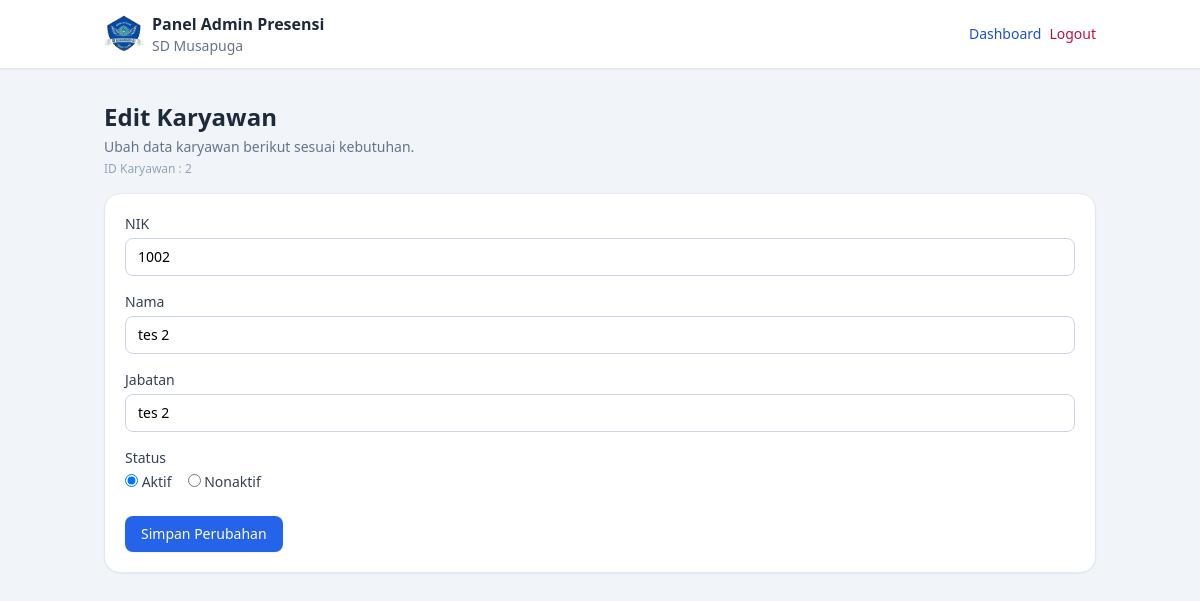
/admin/karyawan/edit.php?id=2 (signed in), run on the app's committed database.
### tables this page shows
CREATE TABLE `employees` (
  `id` int(10) UNSIGNED NOT NULL,
  `nik` varchar(50) NOT NULL,
  `nama` varchar(100) NOT NULL,
  `jabatan` varchar(100) DEFAULT NULL,
  `status_aktif` tinyint(1) NOT NULL DEFAULT 1,
  `created_at` timestamp NOT NULL DEFAULT current_timestamp(),
  `updated_at` timestamp NOT NULL DEFAULT current_timestamp() ON UPDATE current_timestamp()
);

### admin/karyawan/edit.php (the view, shortened to what this page needs)
<?php
require_once __DIR__ . '/../../config/db.php';
$id = isset($_GET['id']) ? (int)$_GET['id'] : 0;
$sql = "SELECT id, nik, nama, jabatan, status_aktif FROM employees WHERE id = $id LIMIT 1";
$result = $conn->query($sql);
$employee = $result->fetch_assoc();
$nik = $employee['nik'];
$nama = $employee['nama'];
$jabatan = $employee['jabatan'];
$statusAktif = (int)$employee['status_aktif'];
?>
<!DOCTYPE html>
<html lang="en">
<head>
    <link rel="stylesheet" href="../../assets/css/output.min.css">
</head>
<body class="min-h-screen bg-slate-100">
    <header class="bg-white border-b shadow-sm border-slate-200">
        <div class="flex items-center justify-between max-w-5xl px-4 py-3 mx-auto">
            <div class="flex items-center gap-2">
                <img src="../../assets/images/logo.webp" alt="Logo SD Musapuga" class="w-[40px] h-[40px]">
                <div class="leading-tight">
                    <div class="text-base font-semibold text-slate-800">Panel Admin Presensi</div>
                    <div class="text-sm text-slate-500">SD Musapuga</div>
                </div>
            </div>
            <div class="flex items-center gap-2">
                <a href="../index.php" class="text-sm leading-tight text-blue-700 hover:underline">Dashboard</a>
                <a href="logout.php" class="text-sm leading-tight text-rose-700 hover:underline">Logout</a>
            </div>
        </div>
    </header>
    <main class="max-w-5xl px-4 py-6 mx-auto">
        <section class="mb-4">
            <h1 class="mt-2 text-xl font-semibold md:text-2xl text-slate-800">Edit Karyawan</h1>
            <p class="mt-1 text-sm text-slate-500">Ubah data karyawan berikut sesuai kebutuhan.</p>
            <p class="mt-1 text-xs text-slate-400">ID Karyawan : <?= (int)$employee['id'] ?></p>
        </section>
        <section class="p-5 bg-white border shadow-sm border-slate-200 rounded-2xl">
            <form method="post" action="" class="space-y-4">
                <div>
                    <label for="nik" class="block mb-1 text-sm font-medium text-slate-700">NIK</label>
                    <input type="text" id="nik" name="nik" value="<?= htmlspecialchars($nik) ?>" class="w-full px-3 py-2 text-sm border rounded-lg border-slate-300 focus:outline-none focus:ring-2 focus:ring-blue-500 focus:border-blue-500 placeholder:text-slate-500">
                </div>
                <div>
                    <label for="nama" class="block mb-1 text-sm font-medium text-slate-700">Nama</label>
                    <input type="text" id="nama" name="nama" value="<?= htmlspecialchars($nama) ?>" class="w-full px-3 py-2 text-sm border rounded-lg border-slate-300 focus:outline-none focus:ring-2 focus:ring-blue-500 focus:border-blue-500 placeholder:text-slate-500">
                </div>
                <div>
                    <label for="jabatan" class="block mb-1 text-sm font-medium text-slate-700">Jabatan</label>
                    <input type="text" id="jabatan" name="jabatan" value="<?= htmlspecialchars($jabatan) ?>" class="w-full px-3 py-2 text-sm border rounded-lg border-slate-300 focus:outline-none focus:ring-2 focus:ring-blue-500 focus:border-blue-500 placeholder:text-slate-500">
                </div>
                <div>
                    <label class="block mb-1 text-sm font-medium text-slate-700">Status</label>
                    <div class="flex items-center gap-4 text-sm text-slate-700">
                        <label>
                            <input type="radio" name="status_aktif" value="1" <?= $statusAktif ? 'checked' : '' ?> class="inline-flex items-center gap-1">
                            <span>Aktif</span>
                        </label>
                        <label>
                            <input type="radio" name="status_aktif" value="0" <?= !$statusAktif ? 'checked' : '' ?> class="inline-flex items-center gap-1">
                            <span>Nonaktif</span>
                        </label>
                    </div>
                </div>
                <div class="flex flex-wrap items-center gap-2 pt-2">
                    <button type="submit" class="inline-flex items-center justify-center px-4 py-2 text-sm font-medium text-white bg-blue-600 rounded-lg shadow-sm hover:bg-blue-700">Simpan Perubahan</button>
                </div>
            </form>
        </section>
    </main>
</body>
</html>

### data on the page
employees: id "2", nik "1002", nama "tes 2", jabatan "tes 2", status_aktif "☑ Aktif", status_aktif "☐ Nonaktif"
